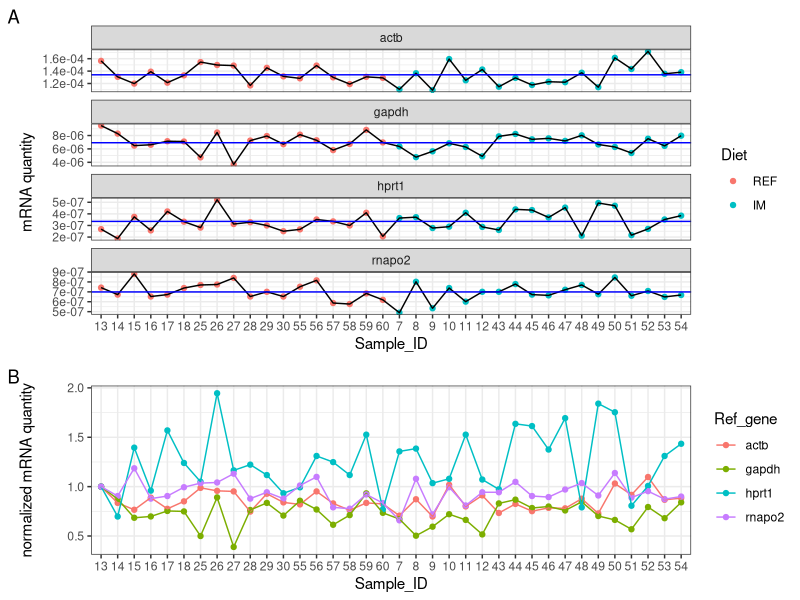
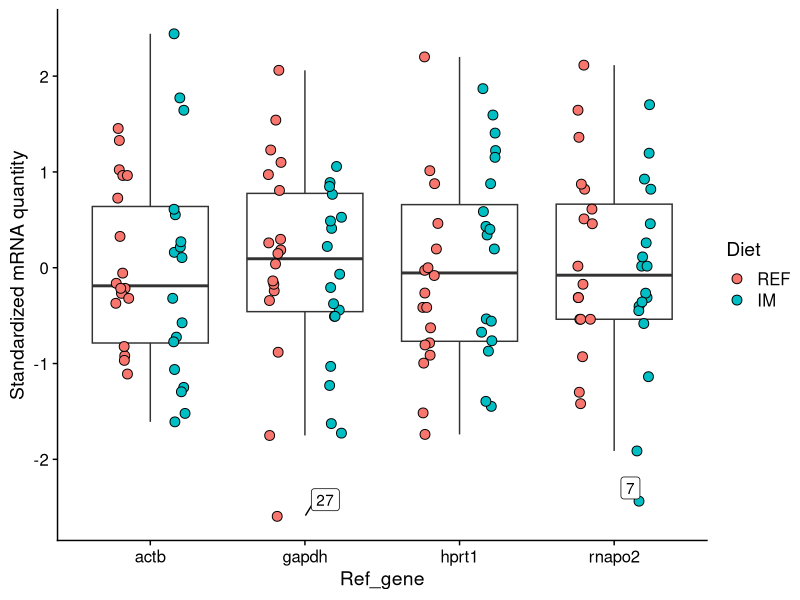
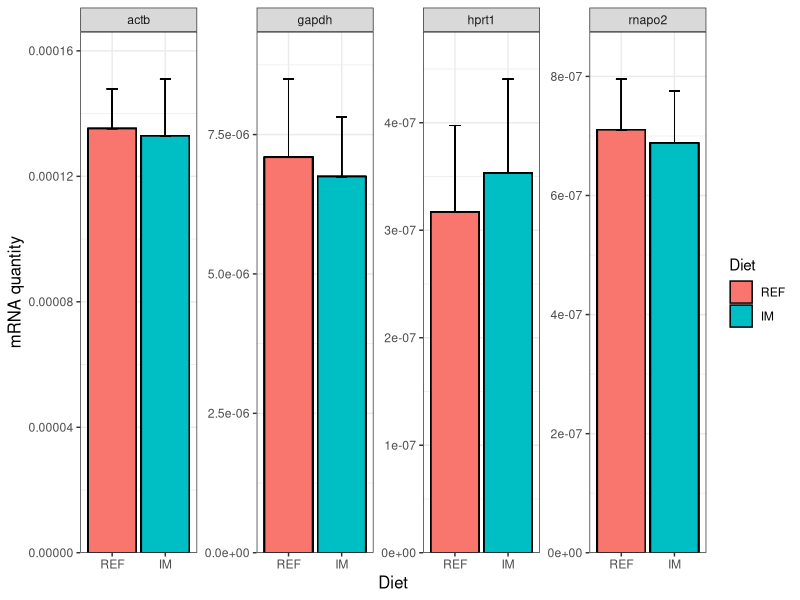
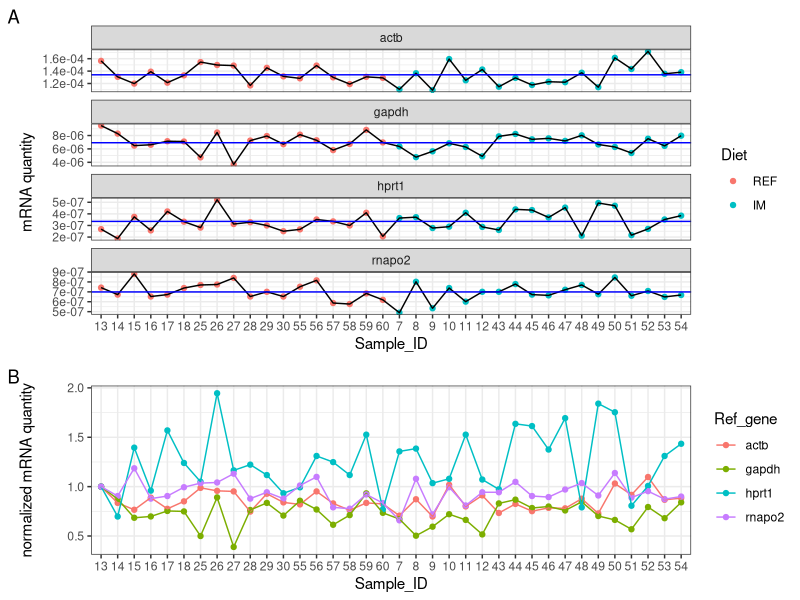
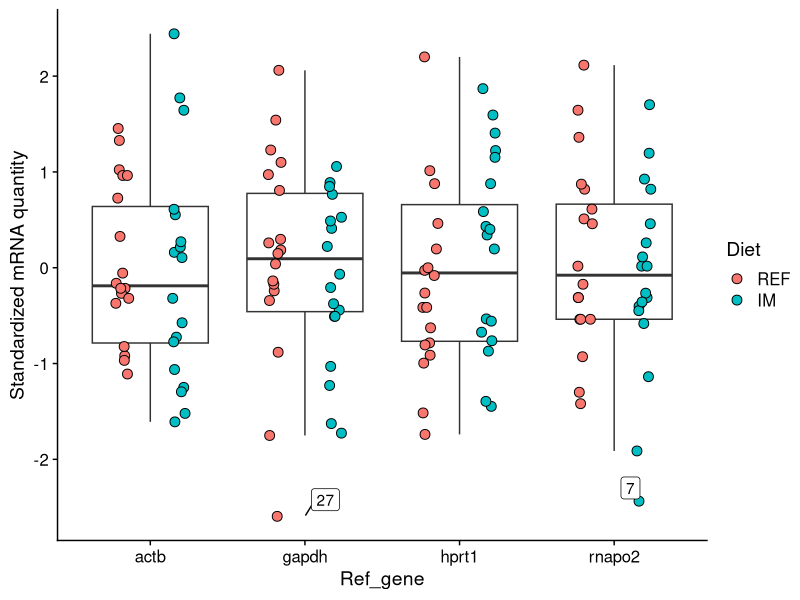
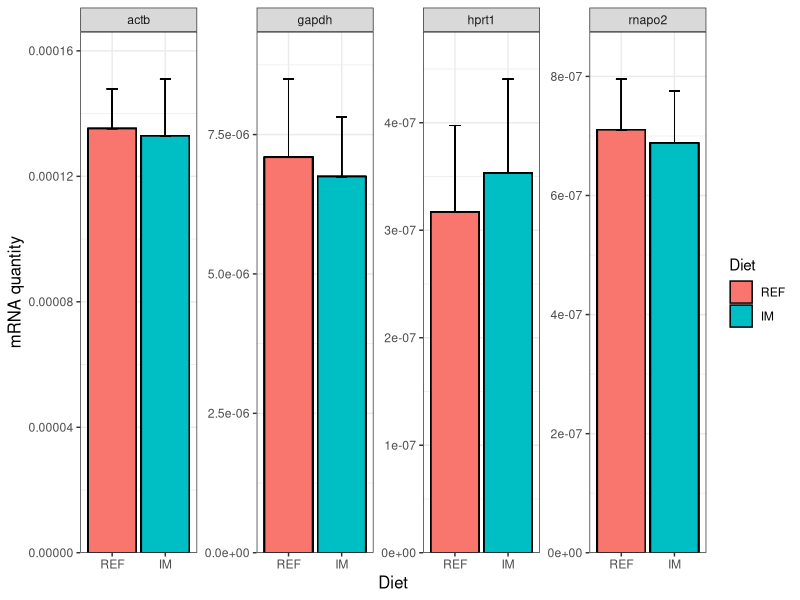
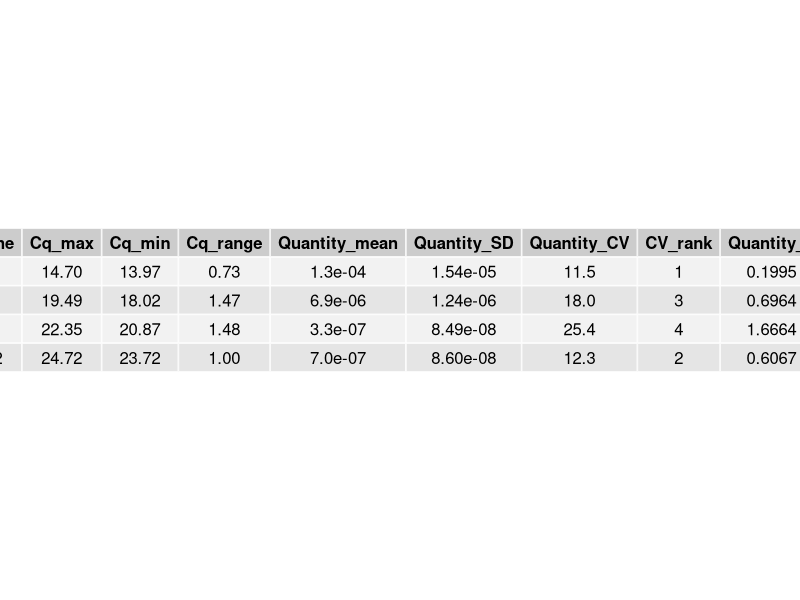

Source code (R) for these figures, in order: (Note: this script raises an error after producing the figures.)
library(tidyverse) # tidy, manipulate and plot data
library(broom) # tidy statistical outputs
library(cowplot) #  a ggplot2 add-on to provide a publication-ready theme  

# Import and tidy data #########################################################
df <- read_csv("data/clean_data/AqFl2_qPCR_ref_DI.csv", col_names = T, na = "") 
               
head(df, n = 20L)
str(df)

# Tidy data and calculate new variables
df <- df %>% 
  arrange(Ref_gene, desc(Diet)) %>% 
  mutate(Quantity = `^`(PE, -Cq)) %>% # calculate mRNA quantity. PE: primer efficiency
  group_by(Ref_gene, Diet)  %>%
  mutate(Mean = mean(Quantity), SD = sd(Quantity)) %>% # calculate average mRNA quantity per diet and its sd
  ungroup() %>%
  group_by(Ref_gene) %>%
  mutate(Quantity_std = scale(Quantity), # standardize mRNA quantity of each reference gene
         Quantity_nm = Quantity / Quantity[1]) # normalize mRNA quantity of each reference gene to the first sample

# Exploratory analysis #########################################################
# Convert character to factor, specifying the desired orders to be shown on plots
df$Diet <- factor(df$Diet, levels = c("REF", "IM"))
df$Sample_ID <- factor(df$Sample_ID, levels = unique(df$Sample_ID)) # use the exact order of Sample_ID column

# Point diagram ----------------------------------------------------------------
# make a dataframe containing the grand mean of mRNA quantity per reference gene
gm <- df %>% 
  group_by(Ref_gene) %>%
  summarize(gmean = mean(Quantity))

# make point diagram 
# Show individual expression profile
p1 <- df %>% 
  ggplot(aes(x = Sample_ID, y = Quantity, group = 1)) +
  geom_point(aes(color = Diet)) +
  geom_line() +
  facet_wrap(~ Ref_gene, ncol = 1, scales = "free_y") +
  labs(y = "mRNA quantity", tag = "A") +
  scale_y_continuous(labels = scales::scientific) + 
  theme_bw() +
  geom_hline(aes(yintercept = gmean), gm, color = "blue") # The blue line shows the grand mean.

# Show normalized expression levels of the 4 reference genes in one plot
p2 <- df %>% 
  ggplot(aes(x = Sample_ID, y = Quantity_nm, color = Ref_gene)) +
  geom_point() +
  geom_line(aes(group = Ref_gene)) +
  labs(y = "normalized mRNA quantity", tag = "B") +
  theme_bw() +
  scale_fill_brewer(palette = "Dark2") 

# Combine the plots
plot_grid(p1, p2, ncol = 1, align = "v", rel_heights = c(3, 2))

ggsave('analysis/exploratory_analysis/qPCR_ref_DI_pointDiagram.pdf', 
       units = "in", 
       dpi = 300,
       height = 10,
       width = 8)

# Boxplot ----------------------------------------------------------------------
# convert Sample_ID as character, otherwise ggrepel won't work properly
df$Sample_ID <- as.character(df$Sample_ID)

# Define a function for identifying outliers
is_outlier <- function(x) {
  x < quantile(x, 0.25) - 1.5 * IQR(x) | x > quantile(x, 0.75) + 1.5 * IQR(x)
}

# Make boxplot using standardized mRNA quantity
df %>% 
  group_by(Ref_gene) %>%
  mutate(outlier = is_outlier(Quantity_std)) %>%
  ggplot(aes(x = Ref_gene, y = Quantity_std, 
             label = ifelse(outlier, Sample_ID, NA))) +
  geom_boxplot(outlier.shape = NA) +
  geom_point(aes(fill = Diet), size = 3, shape = 21, 
             position = position_jitterdodge(0.2)) +
  ggrepel::geom_label_repel() + # label outliers with Sample_ID
  ylab("Standardized mRNA quantity") +
  theme_cowplot()

ggsave('analysis/exploratory_analysis/qPCR_ref_DI_boxPlot.pdf', 
       units = "in", dpi = 300)

# Barplot ----------------------------------------------------------------------
df %>%
  ggplot(aes(x = Diet, y =  Mean, fill = Diet)) +
  geom_bar(stat = "identity", position = position_dodge(), colour = "black") +
  geom_errorbar(aes(ymin = Mean, ymax = Mean + SD), size = 0.3, width = 0.2) + # add error bar (sd)
  facet_wrap(~ Ref_gene, nrow = 1, scales = "free_y") +
  scale_y_continuous(limits = c(0, NA), 
                     expand = expand_scale(mult = c(0, 0.1))) + 
  ylab("mRNA quantity") +
  theme_bw() +
  theme(axis.title.x = element_text(size = 12),
        axis.title.y = element_text(size = 12))

ggsave('analysis/exploratory_analysis/qPCR_ref_DI_barPlot.pdf', 
       units = "in", dpi = 300)

# Rank reference genes by coefficient of variation and F statistic #############
# Calculate coefficient of variance (cv), measuring overall stability of reference genes across all the samples
cv <- df %>% 
  group_by(Ref_gene) %>%
  summarize(Cq_max = max(Cq), 
            Cq_min = min(Cq), 
            Cq_range = max(Cq) - min(Cq), 
            Quantity_mean = mean(Quantity), 
            Quantity_SD = sd(Quantity),
            Quantity_CV = 100 * Quantity_SD / Quantity_mean) %>%
  mutate(CV_rank = dense_rank(Quantity_CV)) %>% # rank reference genes by CV
  arrange(Ref_gene)

# Calculate F-statistic, measuring reference gene stability across experimental treatments
F_stat <- df %>% 
  group_by(Ref_gene) %>% 
  do(tidy(aov(Quantity ~ Diet, data = .))) %>% # run ANOVA for each reference gene and tidy statistical outputs
  na.omit() %>%
  select(Ref_gene, statistic) %>%
  rename(Quantity_F = statistic) %>%
  as.data.frame() %>%
  mutate(F_rank = dense_rank(Quantity_F)) %>% # rank reference genes by F statistic
  arrange(Ref_gene) 

# Summary 
smr <- full_join(cv, F_stat, by = "Ref_gene")

# Format digits
smr$Quantity_mean <- formatC(smr$Quantity_mean, format = "e", digits = 1)
smr$Quantity_SD <- formatC(smr$Quantity_SD, format = "e", digits = 2)
smr$Quantity_CV <- formatC(smr$Quantity_CV, format = "f", digits = 1)
smr$Quantity_F <- formatC(smr$Quantity_F, format = "f", digits = 4)

# Export summary table
pdf('results/reference_gene_ranks/ref_gene_rank_DI.pdf', width = 12)
gridExtra::grid.table(smr)
dev.off()

# Get session info
writeLines(capture.output(sessionInfo()), "analysis/code/qPCR_ref_DI_sessionInfo.txt")
